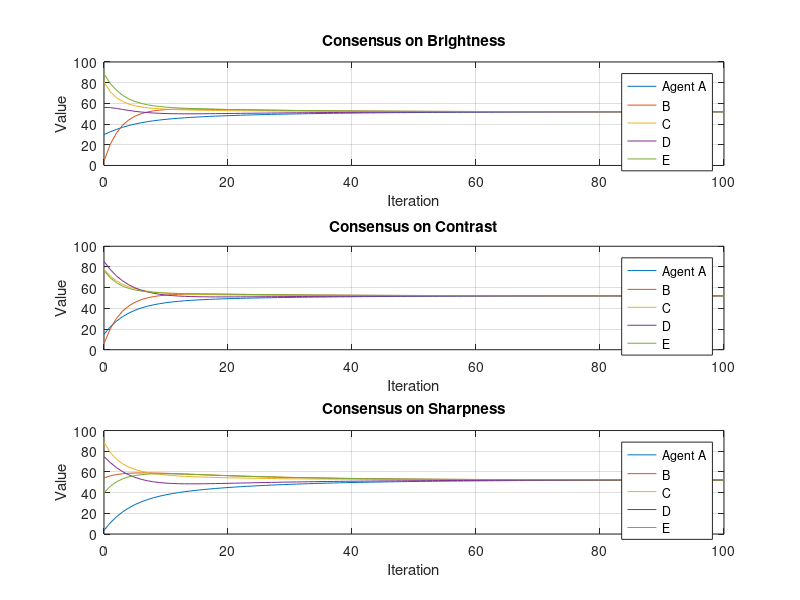

The MATLAB source for this figure: (Note: this script raises an error after producing the figure.)
N = 5; % number of agents
maxIter = 100; % maximum number of iterations
epsilon = 0.1; % step size

% adjacent matrix based on graph
Adj = zeros(N);
Adj(1,4) = 1; Adj(4,1) = 1; % A-D
Adj(4,3) = 1; Adj(3,4) = 1; % D-C
Adj(3,2) = 1; Adj(2,3) = 1; % C-B
Adj(3,5) = 1; Adj(5,3) = 1; % C-E
Adj(2,5) = 1; Adj(5,2) = 1; % B-E

% number of neighbours per agent
deg = diag(sum(Adj, 2));

% Laplacian matrix L = D-A
L = deg-Adj;

% initialising random initial values for 3 parameters
params = {'Brightness', 'Contrast', 'Sharpness'};
initialValues = rand(N, 3)*100; % random values between 0 and 100
states = zeros(N, maxIter+1, 3);
states(:,1,:) = initialValues;

% run consensus for each parameter independently
for p =1:3 % loop over parameters
    for k = 1:maxIter
        states(:,k+1,p) = states(:,k,p) - epsilon * L * states(:,k,p);
    end
end

% plotting convergence for each parameter
figure;
for p = 1:3
    subplot(3,1,p);
    plot(0:maxIter, squeeze(states(:, :, p)));
    title(['Consensus on ', params{p}]);
    xlabel('Iteration'); ylabel('Value');
    legend('Agent A', 'B', 'C', 'D', 'E');
    grid on;
end

% final consensus values
final = squeeze(states(:, end, :));
disp('Final Consensus Values:');
disp(['Brightness: ' num2str(mean(final(:,1)))]);
disp(['Contrast: ' num2str(mean(final(:,2)))]);
disp(['Sharpness: ' num2str(mean(final(:,3)))]);

% 2.4 security protocol
agentNames = {'A', 'B', 'C', 'D', 'E'};
secureAgent = cell(1, N);
for i = 1:N
    secureAgent{i} = SecureAgent(agentNames{i}); % Fixed to agentNames
end

% exchanging public keys
for i = 1:N
    for j = i+1:N
        if Adj(i,j) ==1
            secureAgent{i}.sharePublicKey(secureAgent{j});
        end
    end
end

% demo-ing secure image transmission between agents A and D
senderIdx = 1; % Agent A
receiverIdx = 4; % Agent D
testImage = randi([0, 255], 100, 100); % random grayscale image

fprintf('Transmitting secure image from Agent %s to Agent %s\n', ... 
        agentNames{senderIdx}, agentNames{receiverIdx});

% decrypting and verifying
packet = secureAgent{senderIdx}.sendSecureImage(testImage, agentNames{receiverIdx});
[receivedImg, isValid] = secureAgent{receiverIdx}.receiveSecureImage(packet, agentNames{senderIdx});

if isValid && isequal(testImage, receivedImg)
    fprintf('Image is transmitted securely and verified successfully.\n');
else
    fprintf('Image verification failed or image is corrupted.\n');
end

% mutual auth
fprintf('Performing mutual authentication between Agent %s and Agent %s\n', ...
        agentNames{senderIdx}, agentNames{receiverIdx});
authSuccess = secureAgent{senderIdx}.authenticate(secureAgent{receiverIdx});
if authSuccess
    fprintf('Mutual authentication successful\n');
else
    fprintf('Authentication failed\n');
end

% section 2.5
tasks = {'Noise Reduction', 'Edge Detection', 'Feature Extraction', 'Color Correction', 'Compression'};

% Random capabilities (bids): Higher value = better capability
capabilities = rand(5,5);  % Rows: agents, Columns: tasks

% Coordinator: Agent 3 (C)
coordinator = 3;

% Simulate bidding: Only neighbors can bid
allocation = zeros(1,5);  % Task to agent
for t = 1:5
    % Announce to neighbors
    neighbors = find(Adj(coordinator,:));
    bidders = [coordinator, neighbors];  % Include self if capable
    bids = capabilities(bidders, t);
    [~, winnerIdx] = max(bids);
    allocation(t) = bidders(winnerIdx);
end

% Display allocation
for t = 1:5
    agentLabel = char('A' + allocation(t) - 1);
    disp([tasks{t} ' allocated to Agent ' agentLabel]);
end

% temporary serialization functions
function bytes = getByteStreamFromArray(data)
    % convert struct to byte stream using a temporary file
    tempFile = tempname;
    save(tempFile, '-struct', 'data', '-v7.3'); % saving as MAT file
    fid = fopen(tempFile, 'r');
    bytes = fread(fid, inf, 'uint8');
    fclose(fid);
    delete(tempFile);
end
function data = getArrayFromByteStream(bytes)
    % convert byte stream back to struct
    tempFile = tempname;
    fid = fopen(tempFile, 'w');
    fwrite(fid, bytes, 'uint8');
    fclose(fid);
    data = load(tempFile, '-mat');
    delete(tempFile);
    data = data.data; % extract struct from loaded data
end

% adding SecureAgent.m for secure communication
% addpath('SecureAgent.m');